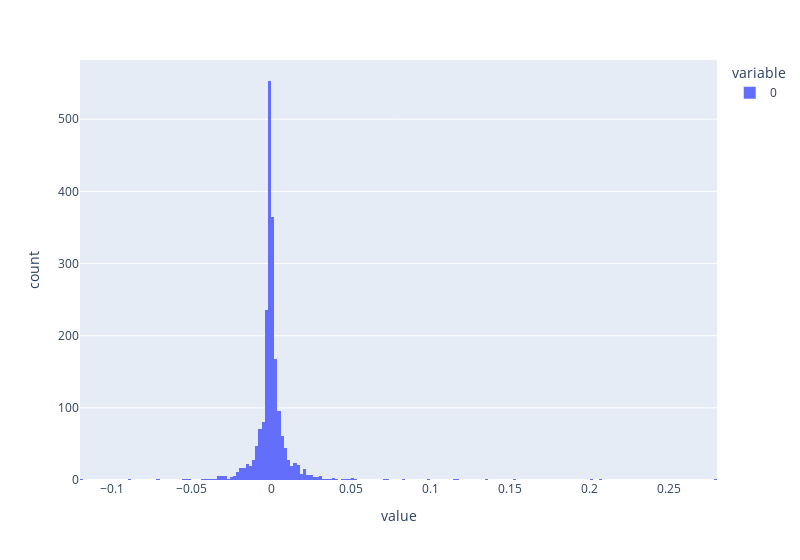

The notebook cell saved with this chart:
### Code cell
px.histogram(bigram_diff.cpu().numpy(),  width=800) # title=f"Difference in layer {layer_to_cache} neuron activations between original and ablated German context neuron with the bigram {key}",

### Figure 1 — Plotly figure (JSON) as saved in the notebook; plotly's stock layout.template omitted (floating-point values rounded to 4 significant figures; data arrays with more than 128 entries replaced by an {"elided": "..."} marker saying what was removed)
{"data": [{"alignmentgroup": "True", "bingroup": "x", "hovertemplate": "variable=0<br>value=%{x}<br>count=%{y}<extra></extra>", "legendgroup": "0", "marker": {"color": "#636efa", "pattern": {"shape": ""}}, "name": "0", "offsetgroup": "0", "orientation": "v", "showlegend": true, "type": "histogram", "x": {"elided": "2048 float values"}, "xaxis": "x", "yaxis": "y"}], "layout": {"barmode": "relative", "legend": {"title": {"text": "variable"}, "tracegroupgap": 0}, "margin": {"t": 60}, "width": 800, "xaxis": {"anchor": "y", "domain": [0, 1], "title": {"text": "value"}}, "yaxis": {"anchor": "x", "domain": [0, 1], "title": {"text": "count"}}}}
